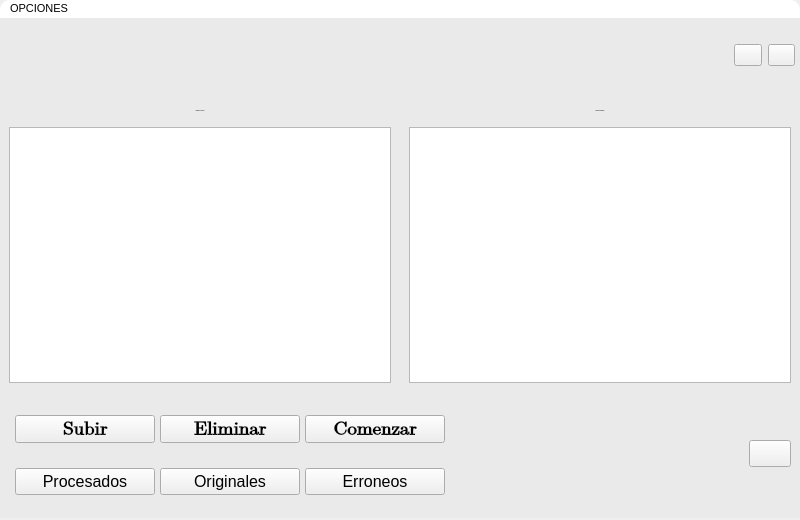
<?xml version="1.0" encoding="UTF-8"?>
<ui version="4.0">
 <class>Kenworth_Sonora</class>
 <widget class="QMainWindow" name="Kenworth_Sonora">
  <property name="geometry">
   <rect>
    <x>0</x>
    <y>0</y>
    <width>800</width>
    <height>520</height>
   </rect>
  </property>
  <property name="minimumSize">
   <size>
    <width>800</width>
    <height>520</height>
   </size>
  </property>
  <property name="maximumSize">
   <size>
    <width>800</width>
    <height>520</height>
   </size>
  </property>
  <property name="windowTitle">
   <string>KENWORTH SONORA</string>
  </property>
  <property name="styleSheet">
   <string notr="true">#Kenworth_Sonora{
min-width: 800px;
min-height:520px;
max-width: 800px;
max-height:520px;
}
#W_Principal{
background-color: rgb(234, 234, 234);
}

[objectName^=&quot;btc_btc&quot;]{
background-color: transparent;
border-radius:none;
width:35px;
height:35px;
}
[objectName^=&quot;btc_btc&quot;]:hover{
	background-color: rgb(64, 150, 216);
	color: rgb(0, 0, 0);
	border-radius:4px;
}
[objectName^=&quot;Tabla&quot;]{
	background-color: rgb(255, 255, 255);
	border: 1px solid;
}
[objectName^=&quot;txt&quot;]{
	font-family: Arial;
	color: rgb(0, 0, 0);
	font-size: 20px;
}
[objectName^=&quot;btn_btn&quot;]{
	background-color: rgb(64, 150, 216);
	border-radius:4px;
	color: rgb(0, 0, 0);
	height:35px;
}
[objectName^=&quot;btn_btn&quot;]:hover{
background-color: rgb(69, 163, 235);
}
#menuBar{
background-color: rgb(255, 255, 255);
color: rgb(0, 0, 0);
border-top-left-radius: 10px;
border-top-right-radius: 10px;
}</string>
  </property>
  <widget class="QWidget" name="W_Principal">
   <property name="minimumSize">
    <size>
     <width>800</width>
     <height>500</height>
    </size>
   </property>
   <property name="maximumSize">
    <size>
     <width>800</width>
     <height>500</height>
    </size>
   </property>
   <property name="styleSheet">
    <string notr="true"/>
   </property>
   <layout class="QVBoxLayout" name="verticalLayout">
    <property name="spacing">
     <number>0</number>
    </property>
    <property name="leftMargin">
     <number>0</number>
    </property>
    <property name="topMargin">
     <number>0</number>
    </property>
    <property name="rightMargin">
     <number>0</number>
    </property>
    <property name="bottomMargin">
     <number>0</number>
    </property>
    <item>
     <widget class="QWidget" name="W_Cabecera" native="true">
      <property name="minimumSize">
       <size>
        <width>0</width>
        <height>50</height>
       </size>
      </property>
      <property name="maximumSize">
       <size>
        <width>16777215</width>
        <height>50</height>
       </size>
      </property>
      <property name="styleSheet">
       <string notr="true"/>
      </property>
      <layout class="QHBoxLayout" name="horizontalLayout">
       <property name="spacing">
        <number>0</number>
       </property>
       <property name="leftMargin">
        <number>15</number>
       </property>
       <property name="topMargin">
        <number>0</number>
       </property>
       <property name="rightMargin">
        <number>0</number>
       </property>
       <property name="bottomMargin">
        <number>0</number>
       </property>
       <item>
        <widget class="QWidget" name="W_Logo" native="true">
         <property name="minimumSize">
          <size>
           <width>200</width>
           <height>0</height>
          </size>
         </property>
         <property name="maximumSize">
          <size>
           <width>200</width>
           <height>16777215</height>
          </size>
         </property>
         <layout class="QVBoxLayout" name="verticalLayout_2">
          <property name="spacing">
           <number>0</number>
          </property>
          <property name="leftMargin">
           <number>0</number>
          </property>
          <property name="topMargin">
           <number>0</number>
          </property>
          <property name="rightMargin">
           <number>0</number>
          </property>
          <property name="bottomMargin">
           <number>0</number>
          </property>
          <item>
           <widget class="QLabel" name="lblLogoKWS">
            <property name="text">
             <string/>
            </property>
            <property name="pixmap">
             <pixmap>../Source/Logo_KWSonora.png</pixmap>
            </property>
            <property name="scaledContents">
             <bool>true</bool>
            </property>
           </widget>
          </item>
         </layout>
        </widget>
       </item>
       <item>
        <spacer name="horizontalSpacer">
         <property name="orientation">
          <enum>Qt::Horizontal</enum>
         </property>
         <property name="sizeHint" stdset="0">
          <size>
           <width>40</width>
           <height>20</height>
          </size>
         </property>
        </spacer>
       </item>
       <item>
        <widget class="QWidget" name="W_BotonesSalida" native="true">
         <property name="minimumSize">
          <size>
           <width>75</width>
           <height>0</height>
          </size>
         </property>
         <property name="maximumSize">
          <size>
           <width>75</width>
           <height>16777215</height>
          </size>
         </property>
         <layout class="QHBoxLayout" name="horizontalLayout_2">
          <property name="rightMargin">
           <number>5</number>
          </property>
          <item>
           <widget class="QPushButton" name="btc_btc_Minimizar">
            <property name="cursor">
             <cursorShape>PointingHandCursor</cursorShape>
            </property>
            <property name="toolTip">
             <string>Minimizar</string>
            </property>
            <property name="text">
             <string/>
            </property>
            <property name="icon">
             <iconset>
              <normaloff>../Source/Icon_Minimize.png</normaloff>../Source/Icon_Minimize.png</iconset>
            </property>
            <property name="iconSize">
             <size>
              <width>30</width>
              <height>30</height>
             </size>
            </property>
           </widget>
          </item>
          <item>
           <widget class="QPushButton" name="btc_btc_Cerrar">
            <property name="cursor">
             <cursorShape>PointingHandCursor</cursorShape>
            </property>
            <property name="mouseTracking">
             <bool>true</bool>
            </property>
            <property name="toolTip">
             <string>Cerrar</string>
            </property>
            <property name="text">
             <string/>
            </property>
            <property name="icon">
             <iconset>
              <normaloff>../Source/Icon_Close.png</normaloff>../Source/Icon_Close.png</iconset>
            </property>
            <property name="iconSize">
             <size>
              <width>30</width>
              <height>30</height>
             </size>
            </property>
           </widget>
          </item>
         </layout>
        </widget>
       </item>
      </layout>
     </widget>
    </item>
    <item>
     <widget class="QWidget" name="W_Cuerpo" native="true">
      <property name="minimumSize">
       <size>
        <width>0</width>
        <height>300</height>
       </size>
      </property>
      <property name="maximumSize">
       <size>
        <width>16777215</width>
        <height>300</height>
       </size>
      </property>
      <property name="styleSheet">
       <string notr="true"/>
      </property>
      <layout class="QHBoxLayout" name="horizontalLayout_3">
       <property name="spacing">
        <number>0</number>
       </property>
       <property name="leftMargin">
        <number>0</number>
       </property>
       <property name="topMargin">
        <number>0</number>
       </property>
       <property name="rightMargin">
        <number>0</number>
       </property>
       <property name="bottomMargin">
        <number>0</number>
       </property>
       <item>
        <widget class="QWidget" name="W_TablaIzquierda" native="true">
         <layout class="QVBoxLayout" name="verticalLayout_3">
          <item>
           <widget class="QLabel" name="txt_Cola">
            <property name="minimumSize">
             <size>
              <width>0</width>
              <height>20</height>
             </size>
            </property>
            <property name="maximumSize">
             <size>
              <width>16777215</width>
              <height>20</height>
             </size>
            </property>
            <property name="font">
             <font>
              <family>Arial</family>
              <pointsize>-1</pointsize>
             </font>
            </property>
            <property name="text">
             <string>Trabajos En Espera</string>
            </property>
            <property name="alignment">
             <set>Qt::AlignCenter</set>
            </property>
           </widget>
          </item>
          <item>
           <widget class="QTableWidget" name="Tabla_Cola"/>
          </item>
         </layout>
        </widget>
       </item>
       <item>
        <widget class="QWidget" name="W_TablaDerecha" native="true">
         <layout class="QVBoxLayout" name="verticalLayout_4">
          <item>
           <widget class="QLabel" name="txt_Procesado">
            <property name="minimumSize">
             <size>
              <width>0</width>
              <height>20</height>
             </size>
            </property>
            <property name="maximumSize">
             <size>
              <width>16777215</width>
              <height>20</height>
             </size>
            </property>
            <property name="font">
             <font>
              <family>Arial</family>
              <pointsize>-1</pointsize>
             </font>
            </property>
            <property name="text">
             <string>Trabajos Realizados</string>
            </property>
            <property name="alignment">
             <set>Qt::AlignCenter</set>
            </property>
           </widget>
          </item>
          <item>
           <widget class="QTableWidget" name="Tabla_Procesado"/>
          </item>
         </layout>
        </widget>
       </item>
      </layout>
     </widget>
    </item>
    <item>
     <widget class="QWidget" name="W_Pie" native="true">
      <property name="minimumSize">
       <size>
        <width>0</width>
        <height>100</height>
       </size>
      </property>
      <property name="maximumSize">
       <size>
        <width>16777215</width>
        <height>100</height>
       </size>
      </property>
      <property name="styleSheet">
       <string notr="true"/>
      </property>
      <layout class="QHBoxLayout" name="horizontalLayout_4">
       <property name="spacing">
        <number>0</number>
       </property>
       <property name="leftMargin">
        <number>0</number>
       </property>
       <property name="topMargin">
        <number>0</number>
       </property>
       <property name="rightMargin">
        <number>0</number>
       </property>
       <property name="bottomMargin">
        <number>0</number>
       </property>
       <item>
        <widget class="QWidget" name="W_Botones" native="true">
         <property name="minimumSize">
          <size>
           <width>450</width>
           <height>0</height>
          </size>
         </property>
         <layout class="QVBoxLayout" name="verticalLayout_6">
          <property name="spacing">
           <number>5</number>
          </property>
          <property name="leftMargin">
           <number>10</number>
          </property>
          <property name="topMargin">
           <number>0</number>
          </property>
          <property name="rightMargin">
           <number>0</number>
          </property>
          <property name="bottomMargin">
           <number>0</number>
          </property>
          <item>
           <widget class="QWidget" name="W_BotonesTrabajo" native="true">
            <property name="minimumSize">
             <size>
              <width>0</width>
              <height>50</height>
             </size>
            </property>
            <property name="maximumSize">
             <size>
              <width>16777215</width>
              <height>50</height>
             </size>
            </property>
            <layout class="QHBoxLayout" name="horizontalLayout_5">
             <property name="spacing">
              <number>5</number>
             </property>
             <property name="leftMargin">
              <number>5</number>
             </property>
             <property name="topMargin">
              <number>5</number>
             </property>
             <property name="rightMargin">
              <number>5</number>
             </property>
             <property name="bottomMargin">
              <number>5</number>
             </property>
             <item>
              <widget class="QPushButton" name="btn_btn_Subir">
               <property name="font">
                <font>
                 <family>Cambria Math</family>
                 <pointsize>14</pointsize>
                 <weight>75</weight>
                 <bold>true</bold>
                </font>
               </property>
               <property name="cursor">
                <cursorShape>PointingHandCursor</cursorShape>
               </property>
               <property name="toolTip">
                <string>&lt;html&gt;&lt;head/&gt;&lt;body&gt;&lt;p&gt;Selecciona un archivo .xlsx&lt;/p&gt;&lt;/body&gt;&lt;/html&gt;</string>
               </property>
               <property name="styleSheet">
                <string notr="true"/>
               </property>
               <property name="text">
                <string>Subir</string>
               </property>
              </widget>
             </item>
             <item>
              <widget class="QPushButton" name="btn_btn_Eliminar">
               <property name="font">
                <font>
                 <family>Cambria Math</family>
                 <pointsize>14</pointsize>
                 <weight>75</weight>
                 <bold>true</bold>
                </font>
               </property>
               <property name="cursor">
                <cursorShape>PointingHandCursor</cursorShape>
               </property>
               <property name="toolTip">
                <string>&lt;html&gt;&lt;head/&gt;&lt;body&gt;&lt;p&gt;Elimina los archivos procesados&lt;/p&gt;&lt;/body&gt;&lt;/html&gt;</string>
               </property>
               <property name="styleSheet">
                <string notr="true"/>
               </property>
               <property name="text">
                <string>Eliminar</string>
               </property>
              </widget>
             </item>
             <item>
              <widget class="QPushButton" name="btn_btn_Comenzar">
               <property name="font">
                <font>
                 <family>Cambria Math</family>
                 <pointsize>14</pointsize>
                 <weight>75</weight>
                 <bold>true</bold>
                </font>
               </property>
               <property name="cursor">
                <cursorShape>PointingHandCursor</cursorShape>
               </property>
               <property name="toolTip">
                <string>&lt;html&gt;&lt;head/&gt;&lt;body&gt;&lt;p&gt;Comenzar el proceso&lt;/p&gt;&lt;/body&gt;&lt;/html&gt;</string>
               </property>
               <property name="styleSheet">
                <string notr="true"/>
               </property>
               <property name="text">
                <string>Comenzar</string>
               </property>
              </widget>
             </item>
            </layout>
           </widget>
          </item>
          <item>
           <widget class="QWidget" name="W_BotonesRutas" native="true">
            <layout class="QHBoxLayout" name="horizontalLayout_6">
             <property name="spacing">
              <number>5</number>
             </property>
             <property name="leftMargin">
              <number>5</number>
             </property>
             <property name="topMargin">
              <number>5</number>
             </property>
             <property name="rightMargin">
              <number>5</number>
             </property>
             <property name="bottomMargin">
              <number>5</number>
             </property>
             <item>
              <widget class="QPushButton" name="btn_btn_Procesados">
               <property name="font">
                <font>
                 <pointsize>12</pointsize>
                 <weight>50</weight>
                 <bold>false</bold>
                </font>
               </property>
               <property name="cursor">
                <cursorShape>PointingHandCursor</cursorShape>
               </property>
               <property name="toolTip">
                <string>&lt;html&gt;&lt;head/&gt;&lt;body&gt;&lt;p&gt;Ruta de archivos procesados&lt;/p&gt;&lt;/body&gt;&lt;/html&gt;</string>
               </property>
               <property name="styleSheet">
                <string notr="true"/>
               </property>
               <property name="text">
                <string>Procesados</string>
               </property>
              </widget>
             </item>
             <item>
              <widget class="QPushButton" name="btn_btn_Originales">
               <property name="font">
                <font>
                 <pointsize>12</pointsize>
                </font>
               </property>
               <property name="cursor">
                <cursorShape>PointingHandCursor</cursorShape>
               </property>
               <property name="toolTip">
                <string>&lt;html&gt;&lt;head/&gt;&lt;body&gt;&lt;p&gt;Ruta de archivos originales&lt;/p&gt;&lt;/body&gt;&lt;/html&gt;</string>
               </property>
               <property name="styleSheet">
                <string notr="true"/>
               </property>
               <property name="text">
                <string>Originales</string>
               </property>
              </widget>
             </item>
             <item>
              <widget class="QPushButton" name="btn_btn_Errores">
               <property name="font">
                <font>
                 <pointsize>12</pointsize>
                </font>
               </property>
               <property name="cursor">
                <cursorShape>PointingHandCursor</cursorShape>
               </property>
               <property name="toolTip">
                <string>&lt;html&gt;&lt;head/&gt;&lt;body&gt;&lt;p&gt;Ruta de archivos erroneos&lt;/p&gt;&lt;/body&gt;&lt;/html&gt;</string>
               </property>
               <property name="styleSheet">
                <string notr="true"/>
               </property>
               <property name="text">
                <string>Erroneos</string>
               </property>
              </widget>
             </item>
            </layout>
           </widget>
          </item>
         </layout>
        </widget>
       </item>
       <item>
        <widget class="QWidget" name="W_TextoProceso" native="true">
         <layout class="QVBoxLayout" name="verticalLayout_5">
          <property name="spacing">
           <number>5</number>
          </property>
          <property name="leftMargin">
           <number>0</number>
          </property>
          <property name="rightMargin">
           <number>0</number>
          </property>
          <item>
           <widget class="QLabel" name="lbl_TrabajandoCon">
            <property name="enabled">
             <bool>false</bool>
            </property>
            <property name="font">
             <font>
              <family>Arial</family>
              <pointsize>12</pointsize>
              <weight>75</weight>
              <bold>true</bold>
             </font>
            </property>
            <property name="text">
             <string/>
            </property>
            <property name="alignment">
             <set>Qt::AlignCenter</set>
            </property>
           </widget>
          </item>
          <item>
           <widget class="QLabel" name="lbl_NombreReporte">
            <property name="enabled">
             <bool>false</bool>
            </property>
            <property name="font">
             <font>
              <family>Arial</family>
              <pointsize>12</pointsize>
              <weight>75</weight>
              <bold>true</bold>
             </font>
            </property>
            <property name="text">
             <string/>
            </property>
            <property name="alignment">
             <set>Qt::AlignCenter</set>
            </property>
           </widget>
          </item>
         </layout>
        </widget>
       </item>
       <item>
        <widget class="QWidget" name="W_BotonAyuda" native="true">
         <property name="minimumSize">
          <size>
           <width>60</width>
           <height>0</height>
          </size>
         </property>
         <property name="maximumSize">
          <size>
           <width>60</width>
           <height>60</height>
          </size>
         </property>
         <layout class="QVBoxLayout" name="verticalLayout_7">
          <item>
           <widget class="QPushButton" name="btn_btn_Ayuda">
            <property name="maximumSize">
             <size>
              <width>16777213</width>
              <height>16777215</height>
             </size>
            </property>
            <property name="font">
             <font>
              <family>Verdana</family>
              <pointsize>12</pointsize>
              <weight>75</weight>
              <bold>true</bold>
             </font>
            </property>
            <property name="cursor">
             <cursorShape>PointingHandCursor</cursorShape>
            </property>
            <property name="acceptDrops">
             <bool>false</bool>
            </property>
            <property name="toolTip">
             <string notr="true">&lt;html&gt;&lt;head/&gt;&lt;body&gt;&lt;p align=&quot;justify&quot;&gt;Ayuda&lt;/p&gt;&lt;/body&gt;&lt;/html&gt;</string>
            </property>
            <property name="toolTipDuration">
             <number>0</number>
            </property>
            <property name="statusTip">
             <string/>
            </property>
            <property name="whatsThis">
             <string/>
            </property>
            <property name="accessibleName">
             <string/>
            </property>
            <property name="accessibleDescription">
             <string/>
            </property>
            <property name="layoutDirection">
             <enum>Qt::LeftToRight</enum>
            </property>
            <property name="autoFillBackground">
             <bool>false</bool>
            </property>
            <property name="styleSheet">
             <string notr="true"/>
            </property>
            <property name="locale">
             <locale language="Spanish" country="Nicaragua"/>
            </property>
            <property name="text">
             <string/>
            </property>
            <property name="icon">
             <iconset>
              <normaloff>../Source/Icon_Help.png</normaloff>../Source/Icon_Help.png</iconset>
            </property>
            <property name="iconSize">
             <size>
              <width>32</width>
              <height>32</height>
             </size>
            </property>
           </widget>
          </item>
         </layout>
        </widget>
       </item>
      </layout>
     </widget>
    </item>
   </layout>
  </widget>
  <widget class="QMenuBar" name="menuBar">
   <property name="geometry">
    <rect>
     <x>0</x>
     <y>0</y>
     <width>800</width>
     <height>20</height>
    </rect>
   </property>
   <property name="font">
    <font>
     <family>Arial</family>
     <pointsize>8</pointsize>
    </font>
   </property>
   <widget class="QMenu" name="menuOPCIONES">
    <property name="font">
     <font>
      <family>Arial</family>
      <pointsize>8</pointsize>
     </font>
    </property>
    <property name="title">
     <string>OPCIONES</string>
    </property>
    <widget class="QMenu" name="menuPagoClientes">
     <property name="font">
      <font>
       <family>Arial</family>
       <pointsize>8</pointsize>
      </font>
     </property>
     <property name="title">
      <string>Pago Clientes</string>
     </property>
     <addaction name="actionObjetivos_Mensuales"/>
    </widget>
    <widget class="QMenu" name="menuClasificacionDeVendedores">
     <property name="title">
      <string>Clasificación de vendedores</string>
     </property>
     <addaction name="actionRefaccionesYServicio"/>
    </widget>
    <addaction name="menuPagoClientes"/>
    <addaction name="actionFechaMovimiento"/>
    <addaction name="actionDirecciones_de_envio"/>
    <addaction name="menuClasificacionDeVendedores"/>
   </widget>
   <addaction name="menuOPCIONES"/>
  </widget>
  <action name="actionObjetivos_Mensuales">
   <property name="text">
    <string>Objetivos Mensuales</string>
   </property>
   <property name="font">
    <font>
     <family>Arial</family>
    </font>
   </property>
  </action>
  <action name="actionFechaMovimiento">
   <property name="text">
    <string>Fecha Movimiento</string>
   </property>
   <property name="font">
    <font>
     <family>Arial</family>
    </font>
   </property>
  </action>
  <action name="actionDirecciones_de_envio">
   <property name="text">
    <string>Direcciones de envio</string>
   </property>
  </action>
  <action name="actionRefaccionesYServicio">
   <property name="text">
    <string>Refacciones y Servicio</string>
   </property>
  </action>
 </widget>
 <resources/>
 <connections/>
</ui>
